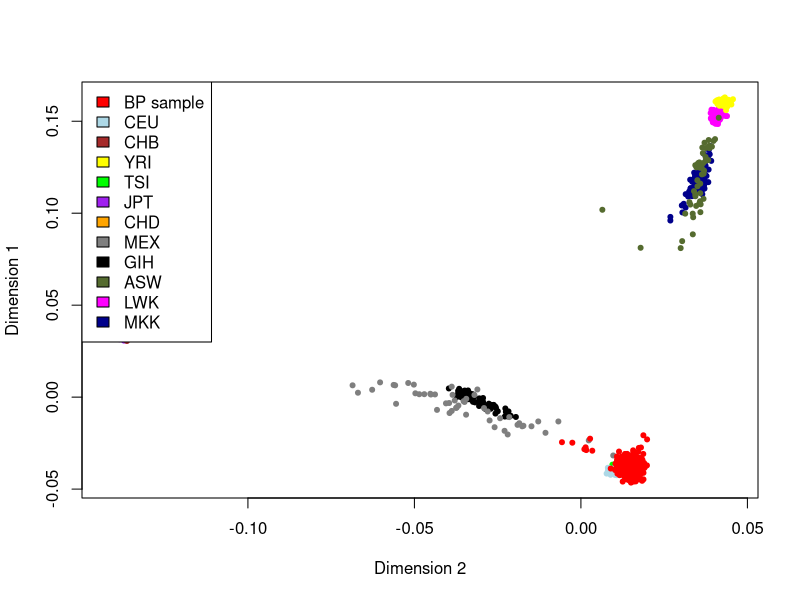

Source code (R):
mds.cluster = read.csv("SPAiN_prueba1mds.csv", header=T)
ur.num = length(mds.cluster$C1) -988
colors = rev(c(rep("red", ur.num), rep("lightblue", 112), rep("brown", 84), 
               rep("yellow", 113),rep("green", 88), rep("purple", 86), 
               rep("orange", 85), rep("grey50", 50), rep("black", 88),
               rep("darkolivegreen", 49), rep("magenta", 90), rep("darkblue", 143))); 

pdf(file="SPAiN_prueba1mds.pdf",width=7,height=7)
plot(rev(mds.cluster$C2), rev(mds.cluster$C1), col=colors, ylab="Dimension 1", xlab="Dimension 2", pch=20)
legend("topleft", c("BP sample", "CEU","CHB","YRI", "TSI", "JPT", "CHD", "MEX", "GIH", "ASW","LWK", "MKK"), 
       fill=c("red", "lightblue", "brown", "yellow", "green", "purple", "orange",
                   "grey50", "black", "darkolivegreen", "magenta", "darkblue"))
dev.off()

